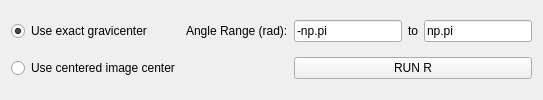
          <widget class="QWidget" name="tab_4">
           <attribute name="title">
            <string>R - Rotatation Algorithm</string>
           </attribute>
           <layout class="QGridLayout" name="gridLayout_3">
            <item row="0" column="0">
             <widget class="QRadioButton" name="use_exact_grav_R">
              <property name="text">
               <string>Use exact gravicenter</string>
              </property>
              <property name="checked">
               <bool>true</bool>
              </property>
              <attribute name="buttonGroup">
               <string notr="true">buttonGroup_4</string>
              </attribute>
             </widget>
            </item>
            <item row="1" column="0">
             <widget class="QRadioButton" name="use_image_center_R">
              <property name="text">
               <string>Use centered image center</string>
              </property>
              <attribute name="buttonGroup">
               <string notr="true">buttonGroup_4</string>
              </attribute>
             </widget>
            </item>
            <item row="0" column="2">
             <widget class="QLabel" name="label_5">
              <property name="maximumSize">
               <size>
                <width>200</width>
                <height>16777215</height>
               </size>
              </property>
              <property name="text">
               <string>Angle Range (rad):</string>
              </property>
             </widget>
            </item>
            <item row="0" column="3">
             <widget class="QLineEdit" name="theta_min_R">
              <property name="maximumSize">
               <size>
                <width>200</width>
                <height>16777215</height>
               </size>
              </property>
              <property name="text">
               <string>-np.pi</string>
              </property>
             </widget>
            </item>
            <item row="0" column="5">
             <widget class="QLineEdit" name="theta_max_R">
              <property name="maximumSize">
               <size>
                <width>200</width>
                <height>16777215</height>
               </size>
              </property>
              <property name="text">
               <string>np.pi</string>
              </property>
             </widget>
            </item>
            <item row="0" column="4">
             <widget class="QLabel" name="label_6">
              <property name="maximumSize">
               <size>
                <width>30</width>
                <height>16777215</height>
               </size>
              </property>
              <property name="text">
               <string>to</string>
              </property>
             </widget>
            </item>
            <item row="1" column="3" colspan="3">
             <widget class="QPushButton" name="run_rotation_algorithm">
              <property name="text">
               <string>RUN R</string>
              </property>
             </widget>
            </item>
           </layout>
          </widget>
